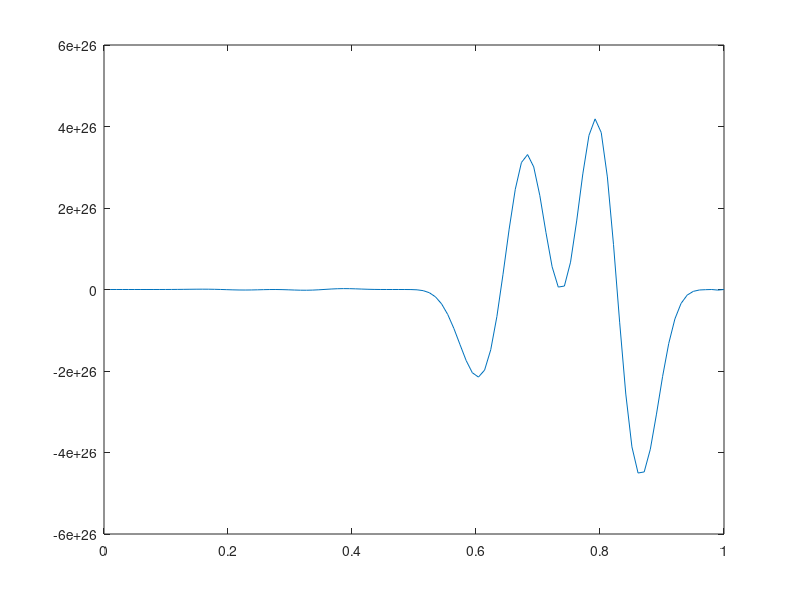

Here is the MATLAB script that generated this plot:

L=1;
T=1;
N=100;
m=3;
h=L/(N+1);
x=[h:h:1]';
dt=T/(m+1);
a=0.8;
b=0.5;
%u=x.*sin(x);
u=x.*(x-L);
%u=exp(-200*(x-0.5).^2);
%u=x;


for t=dt:dt:T
u(N+1)=0;

i=1:N;

u(i)=(-dt*a/h)*u(i+1)+(1+(dt*a/(b*h)))*u(i)+(3*dt*a/(b*h))*u(i).*(u(i+1)-u(i))+(2*dt*a/(b*b*h))*u(i).*(u(i).*u(i)-u(i).*u(i+1));

plot(x,u);

pause(0.000001);

endfor
%plot(x,u);
